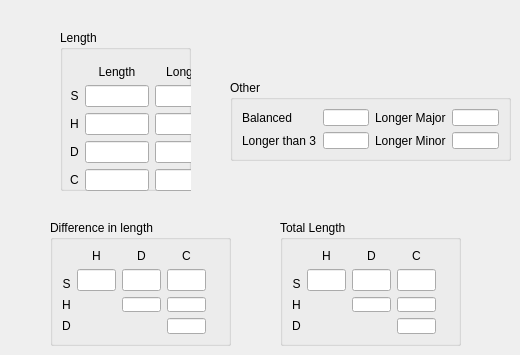
   <widget class="QWidget" name="Distribution">
    <attribute name="title">
     <string>Length</string>
    </attribute>
    <widget class="QGroupBox" name="groupBox_3">
     <property name="geometry">
      <rect>
       <x>60</x>
       <y>30</y>
       <width>131</width>
       <height>161</height>
      </rect>
     </property>
     <property name="whatsThis">
      <string>&lt;html&gt;&lt;head/&gt;&lt;body&gt;&lt;p&gt;Suit lengths for the rule&lt;/p&gt;&lt;/body&gt;&lt;/html&gt;</string>
     </property>
     <property name="title">
      <string>Length</string>
     </property>
     <widget class="QLabel" name="label_43">
      <property name="geometry">
       <rect>
        <x>246</x>
        <y>11</y>
        <width>23</width>
        <height>16</height>
       </rect>
      </property>
      <property name="text">
       <string>Long</string>
      </property>
      <property name="alignment">
       <set>Qt::AlignCenter</set>
      </property>
     </widget>
     <widget class="QLineEdit" name="longS">
      <property name="geometry">
       <rect>
        <x>246</x>
        <y>30</y>
        <width>54</width>
        <height>20</height>
       </rect>
      </property>
      <property name="text">
       <string/>
      </property>
      <property name="alignment">
       <set>Qt::AlignCenter</set>
      </property>
     </widget>
     <widget class="QLineEdit" name="longH">
      <property name="geometry">
       <rect>
        <x>246</x>
        <y>56</y>
        <width>54</width>
        <height>20</height>
       </rect>
      </property>
      <property name="alignment">
       <set>Qt::AlignCenter</set>
      </property>
     </widget>
     <widget class="QLineEdit" name="longD">
      <property name="geometry">
       <rect>
        <x>246</x>
        <y>88</y>
        <width>54</width>
        <height>20</height>
       </rect>
      </property>
      <property name="alignment">
       <set>Qt::AlignCenter</set>
      </property>
     </widget>
     <widget class="QLineEdit" name="longC">
      <property name="geometry">
       <rect>
        <x>246</x>
        <y>114</y>
        <width>54</width>
        <height>20</height>
       </rect>
      </property>
      <property name="alignment">
       <set>Qt::AlignCenter</set>
      </property>
     </widget>
     <widget class="QWidget" name="layoutWidget">
      <property name="geometry">
       <rect>
        <x>10</x>
        <y>20</y>
        <width>150</width>
        <height>141</height>
       </rect>
      </property>
      <layout class="QGridLayout" name="gridLayout_3">
       <item row="0" column="0" rowspan="2" colspan="2">
        <widget class="QLabel" name="label_39">
         <property name="text">
          <string/>
         </property>
        </widget>
       </item>
       <item row="1" column="1">
        <widget class="QLabel" name="label_41">
         <property name="text">
          <string>Length</string>
         </property>
         <property name="alignment">
          <set>Qt::AlignCenter</set>
         </property>
        </widget>
       </item>
       <item row="1" column="2">
        <widget class="QLabel" name="label_42">
         <property name="text">
          <string>Longest</string>
         </property>
         <property name="alignment">
          <set>Qt::AlignCenter</set>
         </property>
        </widget>
       </item>
       <item row="2" column="0">
        <widget class="QLabel" name="label_22">
         <property name="text">
          <string>S</string>
         </property>
         <property name="alignment">
          <set>Qt::AlignCenter</set>
         </property>
        </widget>
       </item>
       <item row="2" column="1">
        <widget class="QLineEdit" name="LengthS">
         <property name="text">
          <string/>
         </property>
         <property name="alignment">
          <set>Qt::AlignCenter</set>
         </property>
        </widget>
       </item>
       <item row="2" column="2">
        <widget class="QLineEdit" name="longestS">
         <property name="text">
          <string/>
         </property>
         <property name="alignment">
          <set>Qt::AlignCenter</set>
         </property>
        </widget>
       </item>
       <item row="3" column="0">
        <widget class="QLabel" name="label_58">
         <property name="text">
          <string>H</string>
         </property>
         <property name="alignment">
          <set>Qt::AlignCenter</set>
         </property>
        </widget>
       </item>
       <item row="3" column="1">
        <widget class="QLineEdit" name="LengthH">
         <property name="alignment">
          <set>Qt::AlignCenter</set>
         </property>
        </widget>
       </item>
       <item row="3" column="2">
        <widget class="QLineEdit" name="longestH">
         <property name="alignment">
          <set>Qt::AlignCenter</set>
         </property>
        </widget>
       </item>
       <item row="4" column="0">
        <widget class="QLabel" name="label_59">
         <property name="text">
          <string>D</string>
         </property>
         <property name="alignment">
          <set>Qt::AlignCenter</set>
         </property>
        </widget>
       </item>
       <item row="4" column="1">
        <widget class="QLineEdit" name="LengthD">
         <property name="alignment">
          <set>Qt::AlignCenter</set>
         </property>
        </widget>
       </item>
       <item row="4" column="2">
        <widget class="QLineEdit" name="longestD">
         <property name="alignment">
          <set>Qt::AlignCenter</set>
         </property>
        </widget>
       </item>
       <item row="5" column="0">
        <widget class="QLabel" name="label_60">
         <property name="text">
          <string>C</string>
         </property>
         <property name="alignment">
          <set>Qt::AlignCenter</set>
         </property>
        </widget>
       </item>
       <item row="5" column="1">
        <widget class="QLineEdit" name="LengthC">
         <property name="alignment">
          <set>Qt::AlignCenter</set>
         </property>
        </widget>
       </item>
       <item row="5" column="2">
        <widget class="QLineEdit" name="longestC">
         <property name="alignment">
          <set>Qt::AlignCenter</set>
         </property>
        </widget>
       </item>
      </layout>
     </widget>
    </widget>
    <widget class="QGroupBox" name="groupBox_4">
     <property name="geometry">
      <rect>
       <x>50</x>
       <y>220</y>
       <width>181</width>
       <height>126</height>
      </rect>
     </property>
     <property name="whatsThis">
      <string>&lt;html&gt;&lt;head/&gt;&lt;body&gt;&lt;p&gt;Difference in length for the rule&lt;/p&gt;&lt;/body&gt;&lt;/html&gt;</string>
     </property>
     <property name="title">
      <string>Difference in length</string>
     </property>
     <layout class="QHBoxLayout" name="horizontalLayout_4">
      <item>
       <layout class="QGridLayout" name="gridLayout_4">
        <item row="0" column="1">
         <widget class="QLabel" name="label_61">
          <property name="text">
           <string>H</string>
          </property>
          <property name="alignment">
           <set>Qt::AlignCenter</set>
          </property>
         </widget>
        </item>
        <item row="0" column="2">
         <widget class="QLabel" name="label_62">
          <property name="text">
           <string>D</string>
          </property>
          <property name="alignment">
           <set>Qt::AlignCenter</set>
          </property>
         </widget>
        </item>
        <item row="0" column="3">
         <widget class="QLabel" name="label_63">
          <property name="text">
           <string>C</string>
          </property>
          <property name="alignment">
           <set>Qt::AlignCenter</set>
          </property>
         </widget>
        </item>
        <item row="1" column="1" rowspan="2">
         <widget class="QLineEdit" name="difSH">
          <property name="text">
           <string/>
          </property>
          <property name="alignment">
           <set>Qt::AlignCenter</set>
          </property>
         </widget>
        </item>
        <item row="1" column="2" rowspan="2">
         <widget class="QLineEdit" name="difSD">
          <property name="text">
           <string/>
          </property>
          <property name="alignment">
           <set>Qt::AlignCenter</set>
          </property>
         </widget>
        </item>
        <item row="1" column="3" rowspan="2">
         <widget class="QLineEdit" name="difSC">
          <property name="text">
           <string/>
          </property>
          <property name="alignment">
           <set>Qt::AlignCenter</set>
          </property>
         </widget>
        </item>
        <item row="2" column="0">
         <widget class="QLabel" name="label_65">
          <property name="text">
           <string>S</string>
          </property>
          <property name="alignment">
           <set>Qt::AlignCenter</set>
          </property>
         </widget>
        </item>
        <item row="3" column="0">
         <widget class="QLabel" name="label_66">
          <property name="text">
           <string>H</string>
          </property>
          <property name="alignment">
           <set>Qt::AlignCenter</set>
          </property>
         </widget>
        </item>
        <item row="3" column="2">
         <widget class="QLineEdit" name="difHD">
          <property name="alignment">
           <set>Qt::AlignCenter</set>
          </property>
         </widget>
        </item>
        <item row="3" column="3">
         <widget class="QLineEdit" name="difHC">
          <property name="alignment">
           <set>Qt::AlignCenter</set>
          </property>
         </widget>
        </item>
        <item row="4" column="0">
         <widget class="QLabel" name="label_67">
          <property name="text">
           <string>D</string>
          </property>
          <property name="alignment">
           <set>Qt::AlignCenter</set>
          </property>
         </widget>
        </item>
        <item row="4" column="3">
         <widget class="QLineEdit" name="difDC">
          <property name="alignment">
           <set>Qt::AlignCenter</set>
          </property>
         </widget>
        </item>
       </layout>
      </item>
      <item>
       <widget class="QLabel" name="label_56">
        <property name="text">
         <string/>
        </property>
       </widget>
      </item>
     </layout>
    </widget>
    <widget class="QGroupBox" name="groupBox_5">
     <property name="geometry">
      <rect>
       <x>280</x>
       <y>220</y>
       <width>181</width>
       <height>126</height>
      </rect>
     </property>
     <property name="whatsThis">
      <string>&lt;html&gt;&lt;head/&gt;&lt;body&gt;&lt;p&gt;Sum length for the rule&lt;/p&gt;&lt;/body&gt;&lt;/html&gt;</string>
     </property>
     <property name="title">
      <string>Total Length</string>
     </property>
     <layout class="QHBoxLayout" name="horizontalLayout_5">
      <item>
       <layout class="QGridLayout" name="gridLayout_5">
        <item row="0" column="1">
         <widget class="QLabel" name="label_64">
          <property name="text">
           <string>H</string>
          </property>
          <property name="alignment">
           <set>Qt::AlignCenter</set>
          </property>
         </widget>
        </item>
        <item row="0" column="2">
         <widget class="QLabel" name="label_68">
          <property name="text">
           <string>D</string>
          </property>
          <property name="alignment">
           <set>Qt::AlignCenter</set>
          </property>
         </widget>
        </item>
        <item row="0" column="3">
         <widget class="QLabel" name="label_69">
          <property name="text">
           <string>C</string>
          </property>
          <property name="alignment">
           <set>Qt::AlignCenter</set>
          </property>
         </widget>
        </item>
        <item row="1" column="1" rowspan="2">
         <widget class="QLineEdit" name="sumSH">
          <property name="text">
           <string/>
          </property>
          <property name="alignment">
           <set>Qt::AlignCenter</set>
          </property>
         </widget>
        </item>
        <item row="1" column="2" rowspan="2">
         <widget class="QLineEdit" name="sumSD">
          <property name="text">
           <string/>
          </property>
          <property name="alignment">
           <set>Qt::AlignCenter</set>
          </property>
         </widget>
        </item>
        <item row="1" column="3" rowspan="2">
         <widget class="QLineEdit" name="sumSC">
          <property name="text">
           <string/>
          </property>
          <property name="alignment">
           <set>Qt::AlignCenter</set>
          </property>
         </widget>
        </item>
        <item row="2" column="0">
         <widget class="QLabel" name="label_70">
          <property name="text">
           <string>S</string>
          </property>
          <property name="alignment">
           <set>Qt::AlignCenter</set>
          </property>
         </widget>
        </item>
        <item row="3" column="0">
         <widget class="QLabel" name="label_71">
          <property name="text">
           <string>H</string>
          </property>
          <property name="alignment">
           <set>Qt::AlignCenter</set>
          </property>
         </widget>
        </item>
        <item row="3" column="2">
         <widget class="QLineEdit" name="sumHD">
          <property name="alignment">
           <set>Qt::AlignCenter</set>
          </property>
         </widget>
        </item>
        <item row="3" column="3">
         <widget class="QLineEdit" name="sumHC">
          <property name="alignment">
           <set>Qt::AlignCenter</set>
          </property>
         </widget>
        </item>
        <item row="4" column="0">
         <widget class="QLabel" name="label_72">
          <property name="text">
           <string>D</string>
          </property>
          <property name="alignment">
           <set>Qt::AlignCenter</set>
          </property>
         </widget>
        </item>
        <item row="4" column="3">
         <widget class="QLineEdit" name="sumDC">
          <property name="alignment">
           <set>Qt::AlignCenter</set>
          </property>
         </widget>
        </item>
       </layout>
      </item>
      <item>
       <widget class="QLabel" name="label_57">
        <property name="text">
         <string/>
        </property>
       </widget>
      </item>
     </layout>
    </widget>
    <widget class="QGroupBox" name="groupBox_6">
     <property name="geometry">
      <rect>
       <x>230</x>
       <y>80</y>
       <width>281</width>
       <height>81</height>
      </rect>
     </property>
     <property name="whatsThis">
      <string>&lt;html&gt;&lt;head/&gt;&lt;body&gt;&lt;p&gt;Other parameters for the rule&lt;/p&gt;&lt;/body&gt;&lt;/html&gt;</string>
     </property>
     <property name="title">
      <string>Other</string>
     </property>
     <layout class="QHBoxLayout" name="horizontalLayout_3">
      <item>
       <layout class="QGridLayout" name="gridLayout_6">
        <item row="0" column="0">
         <widget class="QLabel" name="label">
          <property name="text">
           <string>Balanced</string>
          </property>
         </widget>
        </item>
        <item row="0" column="1">
         <widget class="QLineEdit" name="balanced">
          <property name="alignment">
           <set>Qt::AlignCenter</set>
          </property>
         </widget>
        </item>
        <item row="1" column="0">
         <widget class="QLabel" name="label_2">
          <property name="text">
           <string>Longer than 3</string>
          </property>
         </widget>
        </item>
        <item row="1" column="1">
         <widget class="QLineEdit" name="longerThan3">
          <property name="alignment">
           <set>Qt::AlignCenter</set>
          </property>
         </widget>
        </item>
       </layout>
      </item>
      <item>
       <layout class="QGridLayout" name="gridLayout_7">
        <item row="0" column="0">
         <widget class="QLabel" name="label_3">
          <property name="text">
           <string>Longer Major</string>
          </property>
         </widget>
        </item>
        <item row="0" column="1">
         <widget class="QLineEdit" name="longerMajor">
          <property name="alignment">
           <set>Qt::AlignCenter</set>
          </property>
         </widget>
        </item>
        <item row="1" column="0">
         <widget class="QLabel" name="label_4">
          <property name="text">
           <string>Longer Minor</string>
          </property>
         </widget>
        </item>
        <item row="1" column="1">
         <widget class="QLineEdit" name="longerMinor">
          <property name="alignment">
           <set>Qt::AlignCenter</set>
          </property>
         </widget>
        </item>
       </layout>
      </item>
     </layout>
    </widget>
   </widget>
